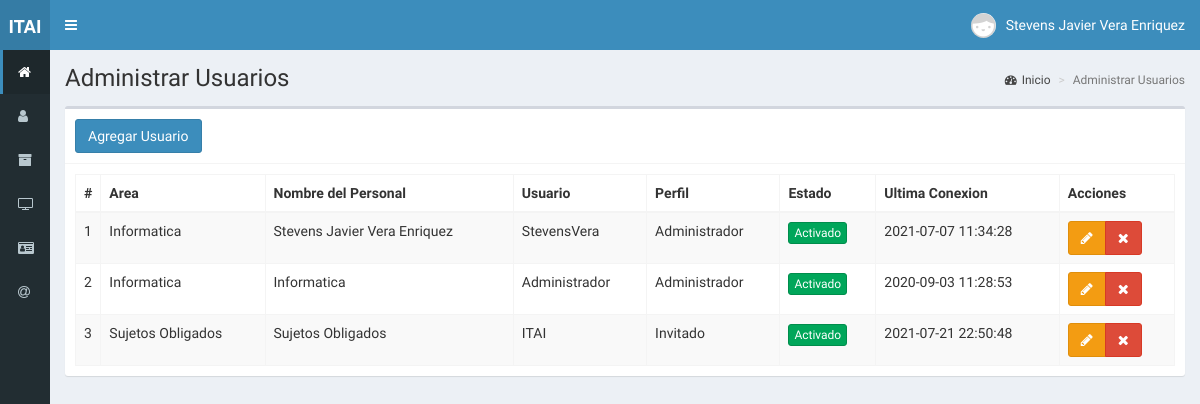
Screenshot of /usuarios (signed in) with the database file from the repository.
### tables this page shows
CREATE TABLE `usuarios` (
  `idusuario` int(11) NOT NULL,
  `Area` mediumtext NOT NULL,
  `NombrePersonal` mediumtext NOT NULL,
  `NombreUsuario` mediumtext NOT NULL,
  `Perfil` mediumtext NOT NULL,
  `Contrasena` mediumtext NOT NULL,
  `Estado` int(11) NOT NULL,
  `UltimaConexion` datetime NOT NULL
);

### controladores/plantilla.controlador.php (called while the page is built)
<?php
class ControladorPlantilla{
	static public function ctrPlantilla(){
		include "vistas/plantilla.php";
	}
}

### index.php (called while the page is built, shortened)
<?php
require_once "controladores/plantilla.controlador.php";
require_once "controladores/usuarios.controlador.php";
require_once "controladores/adjuntoGestionArchivo.controlador.php";
require_once "modelos/usuario.modelo.php";
$plantilla = new ControladorPlantilla();
$plantilla -> ctrPlantilla();

### controladores/usuarios.controlador.php (called while the page is built, shortened)
<?php
class ControladorUsuarios{
	static public function ctrMostrarUsuarios($item,$valor){
		$tabla = "usuarios";
		$respuesta = ModeloUsuarios::mdlMostrarUsuario($tabla, $item, $valor);
		return $respuesta;
	}
}

### modelos/conexion.php (called while the page is built)
<?php
class Conexion{
	static public function conectar(){
		$link = new PDO("mysql:host=www.itainayarit.org;dbname=itainaya_itaiconstancias",
							"itainaya",
						"ruPm1oT@Oh0s",
							array(PDO::ATTR_ERRMODE => PDO::ERRMODE_EXCEPTION,
		                      PDO::MYSQL_ATTR_INIT_COMMAND => "SET NAMES utf8"));
		return $link;
	  }
}

### modelos/usuario.modelo.php (called while the page is built, shortened)
<?php
require_once "conexion.php";
class ModeloUsuarios{
	static public function mdlMostrarUsuario($tabla,$item,$valor){
		if ($item != null) {
			$statement = Conexion::conectar()->prepare("SELECT * FROM $tabla WHERE $item = :$item");
			$statement -> bindParam(":".$item, $valor, PDO::PARAM_STR);
			$statement -> execute();
			return $statement -> fetch();
		}else {
			$statement = Conexion::conectar()->prepare("SELECT * FROM $tabla");
			$statement -> execute();
			return $statement -> fetchAll();
		}
	}
}

### vistas/modulos/usuarios.php (the view, shortened to what this page needs)
<div class="content-wrapper">
  <section class="content-header">
    <h1>
      Administrar Usuarios
    </h1>
    <ol class="breadcrumb">
      <li><a href="inicio"><i class="fa fa-dashboard"></i>Inicio</a></li>
      <li class="active">Administrar Usuarios</li>
    </ol>
  </section>
  <section class="content">
    <div class="box">
      <div class="box-header with-border">
        <button class="btn btn-primary" data-toggle="modal" data-target="#modalAgregarUsuario">
          Agregar Usuario
        </button>
      </div>
      <div class="box-body">
        <table class="table table-bordered table-striped dt-responsive tablas" style="width:100%">
            <thead>
              <tr>
                <th style="width: 10px">#</th>
                <th>Area</th>
                <th>Nombre del Personal</th>
                <th>Usuario</th>
                <th>Perfil</th>
                <th>Estado</th>
                <th>Ultima Conexion</th>
                <th>Acciones</th>
              </tr>
            </thead>
            <tbody>
              <?php
                 $item = null;
                 $valor = null;
                      $usuarios = ControladorUsuarios::ctrMostrarUsuarios($item, $valor);
                  foreach ($usuarios as $key => $value) {
                    echo '<tr>
                          <td>'.($key+1).'</td>
                          <td>'.$value["Area"].'</td>
                          <td>'.$value["NombrePersonal"].'</td>
                          <td>'.$value["NombreUsuario"].'</td>
                          <td>'.$value["Perfil"].'</td>';
                      if($value["Estado"] != 0){
                     echo '<td><button class="btn btn-success btn-xs btnActivar" idUsuario="'.$value["idusuario"].'" estadoUsuario="0">Activado</button></td>';
                          }else{
                     echo '<td><button class="btn btn-danger btn-xs btnActivar" idUsuario="'.$value["idusuario"].'" estadoUsuario="1">Desactivado</button></td>';
                        }
                    echo '<td>'.$value["UltimaConexion"].'</td>
                          <td>
                        <div class="btn-group">
                        <button class="btn btn-warning btnEditarUsuario" idUsuario="'.$value["idusuario"].'" data-toggle="modal" data-target="#modalEditarUsuario"><i class="fa fa-pencil"></i></button>
                        <button class="btn btn-danger btnEliminarUsuario" idUsuario="'.$value["idusuario"].'" usuario="'.$value["NombreUsuario"].'"><i class="fa fa-times"></i></button>
                    </div>
                  </td>
                </tr> ';
                      }
               ?>
          </tbody>
        </table>
      </div>
    </div>
  </section>
</div>

### vistas/plantilla.php (shortened to what this page needs)
<!DOCTYPE html>
<html lang="es">
<head>
  <link rel="stylesheet" href="vistas/bower_components/bootstrap/dist/css/bootstrap.min.css">
  <link rel="stylesheet" href="vistas/bower_components/font-awesome/css/font-awesome.min.css">
  <link rel="stylesheet" href="vistas/bower_components/Ionicons/css/ionicons.min.css">
  <link rel="stylesheet" href="https://cdn.rawgit.com/konpa/devicon/df6431e323547add1b4cf45992913f15286456d3/devicon.min.css">
  <link rel="stylesheet" href="vistas/dist/css/AdminLTE.css">
  <link rel="stylesheet" href="vistas/dist/css/skins/_all-skins.min.css">
  <link rel="stylesheet" href="vistas/bower_components/datatables.net-bs/css/dataTables.bootstrap.min.css">
  <link rel="stylesheet" href="vistas/bower_components/datatables.net-bs/css/responsive.bootstrap.min.css">
  <link rel="stylesheet" href="vistas/bower_components/bootstrap-datepicker/dist/css/bootstrap-datepicker.min.css">
  <link rel="stylesheet" href="vistas/plugins/iCheck/all.css">
</head>
<link rel="stylesheet" href="https://www.amcharts.com/lib/3/plugins/export/export.css" type="text/css" media="all" />
<body class="hold-transition skin-blue sidebar-collapse sidebar-mini login-page">
  <?php
   if (isset($_SESSION["iniciarSesion"]) && $_SESSION["iniciarSesion"] == "ok"){
    echo '<div class="wrapper">';
      include 'modulos/cabezote.php';
      include 'modulos/menu.php';
      if (isset($_GET["ruta"])) {
        if ($_GET["ruta"]== "inicio" ||
            $_GET["ruta"]== "usuarios" ||
            $_GET["ruta"]== "taller-archivos" ||
            $_GET["ruta"]== "taller-datos-generalidades" ||
            $_GET["ruta"]== "taller-monitoreo-sipot" ||
            $_GET["ruta"]== "taller-monitoreo-obligaciones" ||
            $_GET["ruta"]== "taller-informatica-SISAI-2" ||
            $_GET["ruta"]== "taller-archivosgestion" ||
            $_GET["ruta"]== "salir" ) {
          include "modulos/".$_GET["ruta"].".php";
        }else{
            include "modulos/404.php";
        }
      }else{
          include "modulos/inicio.php";
      }
    echo '</div>';
    } else {
        include "modulos/login.php";
    }
 ?>
</body>
</html>

### vistas/modulos/cabezote.php (shortened to what this page needs)
<header class="main-header">
    <a href="inicio.php" class="logo">
      <span class="logo-mini"><b>ITAI</b></span>
    </a>
    <nav class="navbar navbar-static-top">
      <a href="#" class="sidebar-toggle" data-toggle="push-menu" role="button">
      </a>
    <div class="navbar-custom-menu">
      <ul class="nav navbar-nav">
        <li class="dropdown user user-menu">
          <a href="#" class="dropdown-toggle" data-toggle="dropdown">
            <img src="vistas/img/usuarios/default/anonymous.png" class="user-image">
            <span class="hidden-xs"><?php  echo $_SESSION["NombrePersonal"]; ?></span>
          </a>
        </li>
      </ul>
    </div>
    </nav>
  </header>

### vistas/modulos/menu.php (shortened to what this page needs)
<aside class="main-sidebar">
	<section class="sidebar">
		<ul class="sidebar-menu">
		<?php
		if($_SESSION["Perfil"] == "Administrador" || $_SESSION["Perfil"] == "Invitado" ){
			echo '<li class="active">
				<a href="inicio">
					<i class="fa fa-home"></i>
					<span>Inicio</span>
				</a>
			</li>';
		 }
		?>
			<?php
			if($_SESSION["Perfil"] == "Administrador"){
			echo '<li>
				<a href="usuarios">
					<i class="fa fa-user"></i>
					<span>Usuarios</span>
				</a>
			</li>';
		}
			?>
			<li class="treeview">
				<a href="">
				<i class="fa fa-archive" aria-hidden="true"></i>
				</a>
			</li>
			<li class="treeview">
				<a href="">
				<i class="fa fa-television" aria-hidden="true"></i>
				</a>
			</li>
			<li class="treeview">
				<a href="">
				<i class="fa fa-id-card" aria-hidden="true"></i>
				</a>
			</li>
			<li class="treeview">
				<a href="">
				<i class="fa fa-at" aria-hidden="true"></i>
				</a>
			</li>
			</ul>
	</section>
</aside>

### rows the page displays
usuarios: Area "Informatica", NombrePersonal "Stevens Javier Vera Enriquez", NombreUsuario "StevensVera", Perfil "Administrador", UltimaConexion "2021-07-07 11:34:28"
usuarios: Area "Informatica", NombrePersonal "Informatica", NombreUsuario "Administrador", Perfil "Administrador", UltimaConexion "2020-09-03 11:28:53"
usuarios: Area "Sujetos Obligados", NombrePersonal "Sujetos Obligados", NombreUsuario "ITAI", Perfil "Invitado", UltimaConexion "2021-07-21 22:50:48"

### other values shown
$_SESSION["NombrePersonal"] "Stevens Javier Vera Enriquez"
